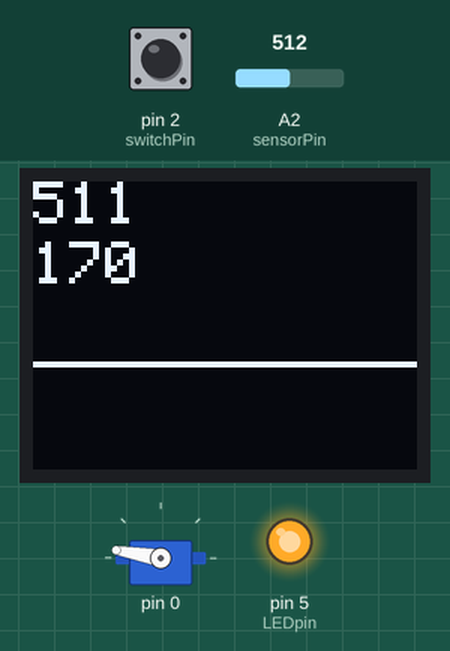
A sketch run on a simulated Arduino Uno, built with avr-gcc and run on an emulated ATmega328P. On the bench: 64×48 one-colour display, servo, output pins drawn as LEDs (lit = HIGH). The inputs (shaded band) are chosen by the test bench; at power-on: A2 (sensorPin) = 512, pin 2 (switchPin) HIGH.

Above: at 1.2 s.
1.3 s: A2 (sensorPin) set to 160
At 3.4 s:
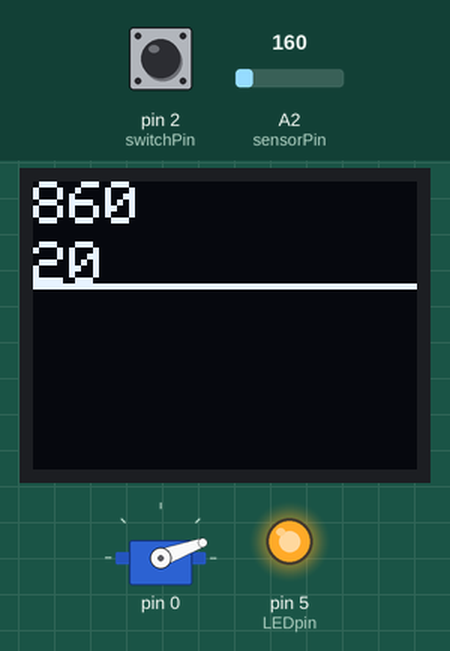
3.7 s: A2 (sensorPin) set to 306
At 3.87 s:
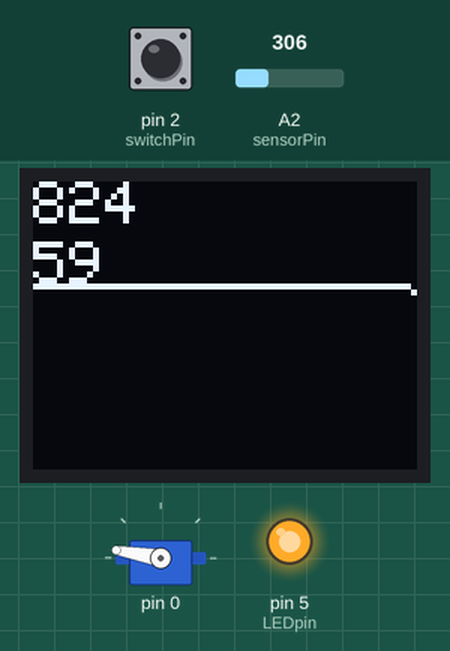
5.5 s: pin 2 (switchPin) pulled LOW for 0.15 s
At 6.6 s:
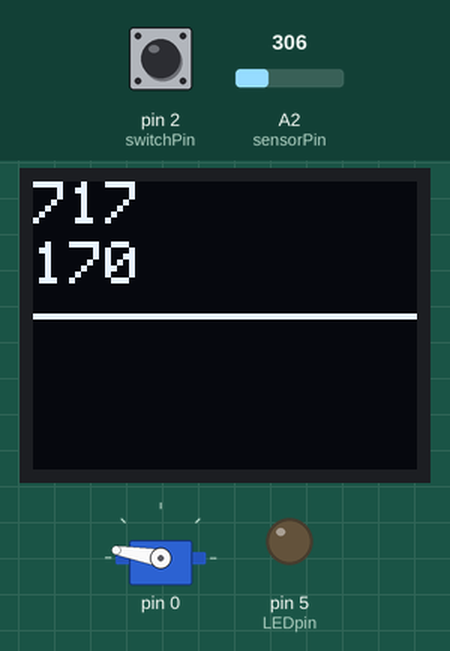
7.3 s: A2 (sensorPin) set to 122
At 9.2 s:
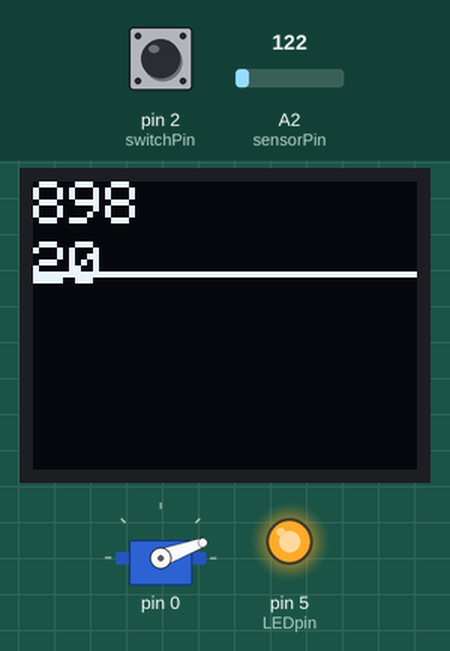
9.7 s: A2 (sensorPin) set to 511
At 9.87 s:
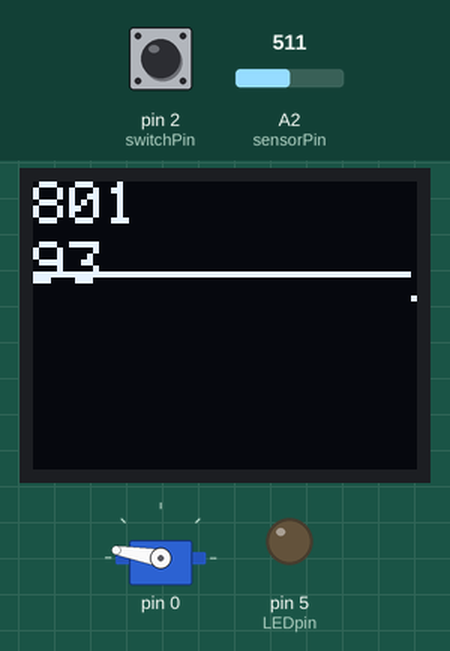
11.5 s: pin 2 (switchPin) pulled LOW for 1 s
At 12.6 s:
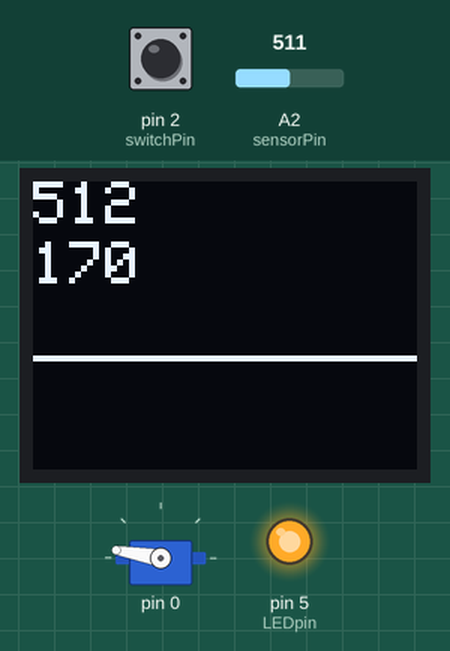
Timing chart, 0 to 14.5 s (numbered marks = the images above; inputs shaded):
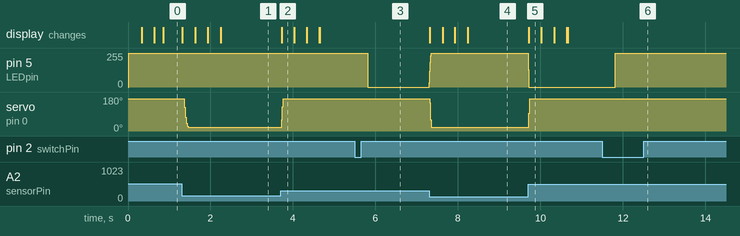

The sketch:

Sensor_display_light.ino
```cpp
#include <MicroView.h>
#include <Servo.h>

int val;
int x[64];
int angle;
int avg;
int sampleSize = 4; // how many sample one take for avarage. change to bigger number for more smoothing

Servo myservo;

// initially the below number is given as min/max for the sensor. it gets callibrated in setup
int bendSensor_max = 850;
int bendSensor_min = 750;

int sensorPin = A2;
int LEDpin = 5;
int servoPin;

int switchPin = 2;

bool switchState;
bool lastSwitchState;
bool lightOn = false;

long switchMarker;
int state;

int lightState;

bool debugger = false;


//---------------------------------
//adjust the following number
//---------------------------------


int motorPos_max = 170;  // streight position. 180 max
int motorPos_min = 20;  // the smaller number the bigger bend angle

//------------------------------------


void setup() {

  uView.begin();				// start MicroView
  uView.clear(PAGE);			// clear page
  uView.print("ExtraDigit");	// display HelloWorld
  uView.display();

  // set the pinModes
  pinMode(LEDpin, OUTPUT);
  pinMode(switchPin, INPUT_PULLUP);

  // if (debugger) {
  // start serial communication for debugging
  Serial.begin(9600);
  //}

  // read analog input pin
  val = analogRead(sensorPin);
  avg = val;

  // initialize the graph value with the reading
  for (int i = 0; i < 63; i++) {
    x[i] = map(val, 0, 1023, 48, 10);
  }

  // set initial avarage and angle
  angle = map(val, 0, 1023, 0, 180);

  // setup servo
  myservo.attach(servoPin);

  // wait 1 second
  // delay(1000);

  // call the calibration
  //  calibration(500);


}

void loop () {

  // read sensor
  val = sensorReading();

  // read switch
  readSwitch();


  //------------------------------
  // motor control related----
  //------------------------------
  // map the bend sensor value to the motor position
  angle = map(val, bendSensor_max, bendSensor_min, motorPos_min, motorPos_max);
  angle = constrain(angle,  motorPos_min, motorPos_max);

  // control the servo motor
  myservo.write(angle);

  //------------------------------
  // light related----
  //------------------------------
  if (lightOn) {
    int brightness = map(val, bendSensor_min, bendSensor_max, 0, 255);
    brightness = constrain(brightness, 0, 255);
    analogWrite(LEDpin, brightness);
  }
  if (!lightOn) {
    analogWrite(LEDpin, 255);  // this is off
  }
  // display the sensor reading and angle of the motor
  microViewDisplay(val, angle);

  // print to Serial so we can see the sensor value on serial. this is or debugging
  //serialPlotterView(val);
  if (debugger) serialPrintDebugger();

  delay(1);
}

void microViewDisplay(int v, int a) {

  //------------------------------
  // microview display related----
  //------------------------------
  // clear the display
  uView.clear(PAGE);

  // display text for sensor input value at y position 0
  uView.setCursor(0, 0);
  uView.print(v);
  // display text for bending angle at y position 10
  uView.setCursor(0, 10);
  uView.print(a);

  // display sensor input as graph
  MicroViewGraph(v);

  // show on the display
  uView.display();

  //------------------------------
}

void serialPlotterView(int num) {
  Serial.print(1023);
  Serial.print(" , ");
  Serial.print(0);
  Serial.print(" , ");
  Serial.println(num);
}

void serialPrintDebugger() {
  Serial.print("sensorVal; ");
  Serial.print(val);
  Serial.print("\t motorAngle; ");
  Serial.print(angle);
  Serial.print("\t min; ");
  Serial.print(bendSensor_min);
  Serial.print("\t max; ");
  Serial.print(bendSensor_max);
  Serial.println();
}

void readSwitch(){
   switchState = digitalRead(switchPin);
  if (switchState != lastSwitchState) {
    if (switchState == 0) {
      switch (state) {
        case 0:
          switchMarker = millis();
          state = 1; // single click
          break;

        case 1:
          state = 2; // double click
          break;
      }
    }
  }
  lastSwitchState = switchState;


  long currentTime = millis();
  // check the time out, 300ms
  if (  currentTime - switchMarker > 300) {
    if (state == 1) {
      lightOn = !lightOn; // switch on/off the light
      state = 0; // time out
    }
  }

  if (state == 2) {
    // double click, call calibration
    calibration(1000);
    state = 0;
  }
}

void calibration(int calibrationTime) {
  int tempMax = 0;
  int tempMin = 1023;

  // wait for 0.5 second
  delay(500);

  for (int i = 0; i < calibrationTime; i++) {

    val = sensorReading();

    // register the value as max if it is bigger than current max
    if (val > tempMax) {
      tempMax = val;
    }
    // register the value as min if it is smaller than current min
    if (val < tempMin) {
      tempMin = val;
    }

    //----------------
    // display related
    //----------------
    // clear the display
    uView.clear(PAGE);
    // display text for sensor input value at y position 0
    uView.setCursor(0, 0);
    uView.print(val);
    // display theat it is in calibration
    uView.setCursor(0, 10);
    uView.print("calibrating");
    // display sensor input as graph
    MicroViewGraph(val);
    // show on the display
    uView.display();
    //----------------

    if (debugger) {
      Serial.print("sensorVal; ");
      Serial.print(val);
      Serial.println();
    }

    delay (1);
  }

  bendSensor_max = tempMax - (tempMax-tempMin)*0.1;
  bendSensor_min = tempMin + (tempMax-tempMin)*0.2;

  //----------------
  // end of calibration display
  //----------------
  // clear the display
  uView.clear(PAGE);

  // display the end messgae with min and max value
  uView.setCursor(0, 0);
  uView.print("calibration end!");
  uView.setCursor(0, 10);
  uView.print("min: ");
  uView.setCursor(6, 10);
  uView.print(bendSensor_min);
  uView.setCursor(0, 20);
  uView.print("max: ");
  uView.setCursor(6, 20);
  uView.print(bendSensor_max);

  // display sensor input as graph
  MicroViewGraph(val);

  // show on the display
  uView.display();
  //----------------

  // pause for 1 second
  delay (1000);

}

int sensorReading() {
  // read analog input pin
  int v = analogRead(sensorPin);
  // reverse the reading
  v = map (v, 1023, 0, 0, 1023);
  v = (avg * (sampleSize - 1) + v) / sampleSize;
  avg = v;
  return v;
}


void MicroViewGraph(int value) {
  // map the value to y value of the graph. first 1-10 pixel is taken for number display
  int dispVal = map(value, 0, 1023, 48, 10);

  // microview display resolution is 64x48
  for (int i = 0; i < 63; i++) {
    // pass the last y value to one position before
    x[i] = x[i + 1];
    uView.pixel(i, x[i]);
  }
  // set the newest value y position to the left most pixel
  x[63] = dispVal;
  uView.pixel(63, x[63]);

}
```

Measured:
- after the input at 1.3 s, servo on pin 0: 170° → 20° after 0.06 s; the display: first changes at once (image 1 shows a later state)
- after the input at 3.7 s, servo on pin 0: 20° → 170° at once; the display: changes at once (image 2)
- after the input at 5.5 s, pin 5 (LEDpin): 255/255 → 0/255 after 0.31 s
- after the input at 7.3 s, pin 5 (LEDpin): 0/255 → 255/255 at once; servo on pin 0: 170° → 20° at once; the display: first changes at once (image 4 shows a later state)
- after the input at 9.7 s, pin 5 (LEDpin): 255/255 → 0/255 at once; servo on pin 0: 20° → 170° at once; the display: changes at once (image 5)
- after the input at 11.5 s, pin 5 (LEDpin): 0/255 → 255/255 after 0.31 s
